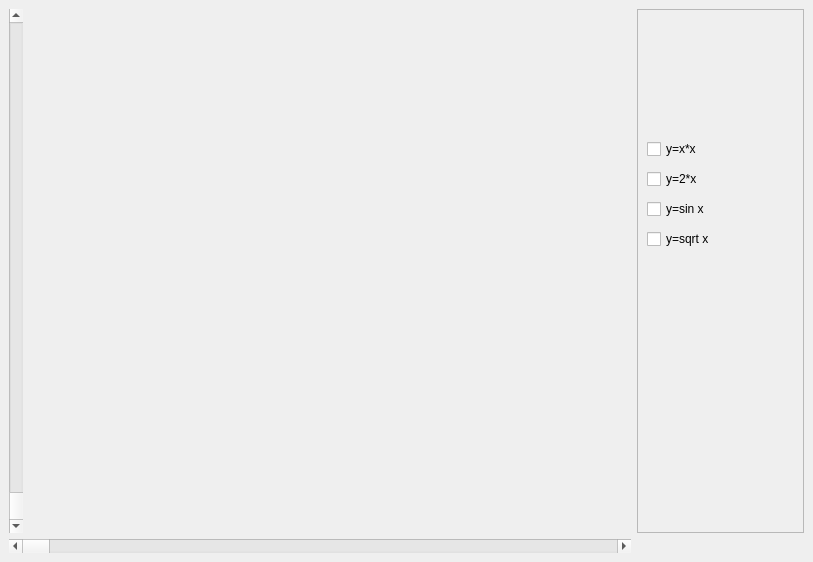
<?xml version="1.0" encoding="UTF-8"?>
<ui version="4.0">
 <class>MainWindow</class>
 <widget class="QMainWindow" name="MainWindow">
  <property name="geometry">
   <rect>
    <x>0</x>
    <y>0</y>
    <width>813</width>
    <height>562</height>
   </rect>
  </property>
  <property name="windowTitle">
   <string>MainWindow</string>
  </property>
  <widget class="QWidget" name="centralwidget">
   <layout class="QGridLayout" name="gridLayout">
    <item row="1" column="0" colspan="2">
     <widget class="QScrollBar" name="horizontalScrollBar">
      <property name="minimum">
       <number>1</number>
      </property>
      <property name="maximum">
       <number>9999</number>
      </property>
      <property name="sliderPosition">
       <number>4</number>
      </property>
      <property name="tracking">
       <bool>true</bool>
      </property>
      <property name="orientation">
       <enum>Qt::Horizontal</enum>
      </property>
     </widget>
    </item>
    <item row="0" column="2">
     <widget class="QFrame" name="frame">
      <property name="maximumSize">
       <size>
        <width>167</width>
        <height>16777215</height>
       </size>
      </property>
      <property name="frameShape">
       <enum>QFrame::StyledPanel</enum>
      </property>
      <property name="frameShadow">
       <enum>QFrame::Raised</enum>
      </property>
      <widget class="QCheckBox" name="rbXX">
       <property name="geometry">
        <rect>
         <x>10</x>
         <y>130</y>
         <width>76</width>
         <height>20</height>
        </rect>
       </property>
       <property name="text">
        <string>y=x*x</string>
       </property>
      </widget>
      <widget class="QCheckBox" name="rb2x">
       <property name="geometry">
        <rect>
         <x>10</x>
         <y>160</y>
         <width>76</width>
         <height>20</height>
        </rect>
       </property>
       <property name="text">
        <string>y=2*x</string>
       </property>
      </widget>
      <widget class="QCheckBox" name="rbsinx">
       <property name="geometry">
        <rect>
         <x>10</x>
         <y>190</y>
         <width>76</width>
         <height>20</height>
        </rect>
       </property>
       <property name="text">
        <string>y=sin x</string>
       </property>
      </widget>
      <widget class="QCheckBox" name="rbsqrt">
       <property name="geometry">
        <rect>
         <x>10</x>
         <y>220</y>
         <width>76</width>
         <height>20</height>
        </rect>
       </property>
       <property name="text">
        <string>y=sqrt x</string>
       </property>
      </widget>
     </widget>
    </item>
    <item row="0" column="1">
     <widget class="QCustomPlot" name="widget" native="true"/>
    </item>
    <item row="0" column="0">
     <widget class="QScrollBar" name="verticalScrollBar">
      <property name="minimum">
       <number>1</number>
      </property>
      <property name="maximum">
       <number>9999</number>
      </property>
      <property name="sliderPosition">
       <number>4</number>
      </property>
      <property name="orientation">
       <enum>Qt::Vertical</enum>
      </property>
      <property name="invertedAppearance">
       <bool>true</bool>
      </property>
      <property name="invertedControls">
       <bool>false</bool>
      </property>
     </widget>
    </item>
   </layout>
  </widget>
 </widget>
 <customwidgets>
  <customwidget>
   <class>QCustomPlot</class>
   <extends>QWidget</extends>
   <header>qcustomplot.h</header>
   <container>1</container>
  </customwidget>
 </customwidgets>
 <resources/>
 <connections/>
</ui>
